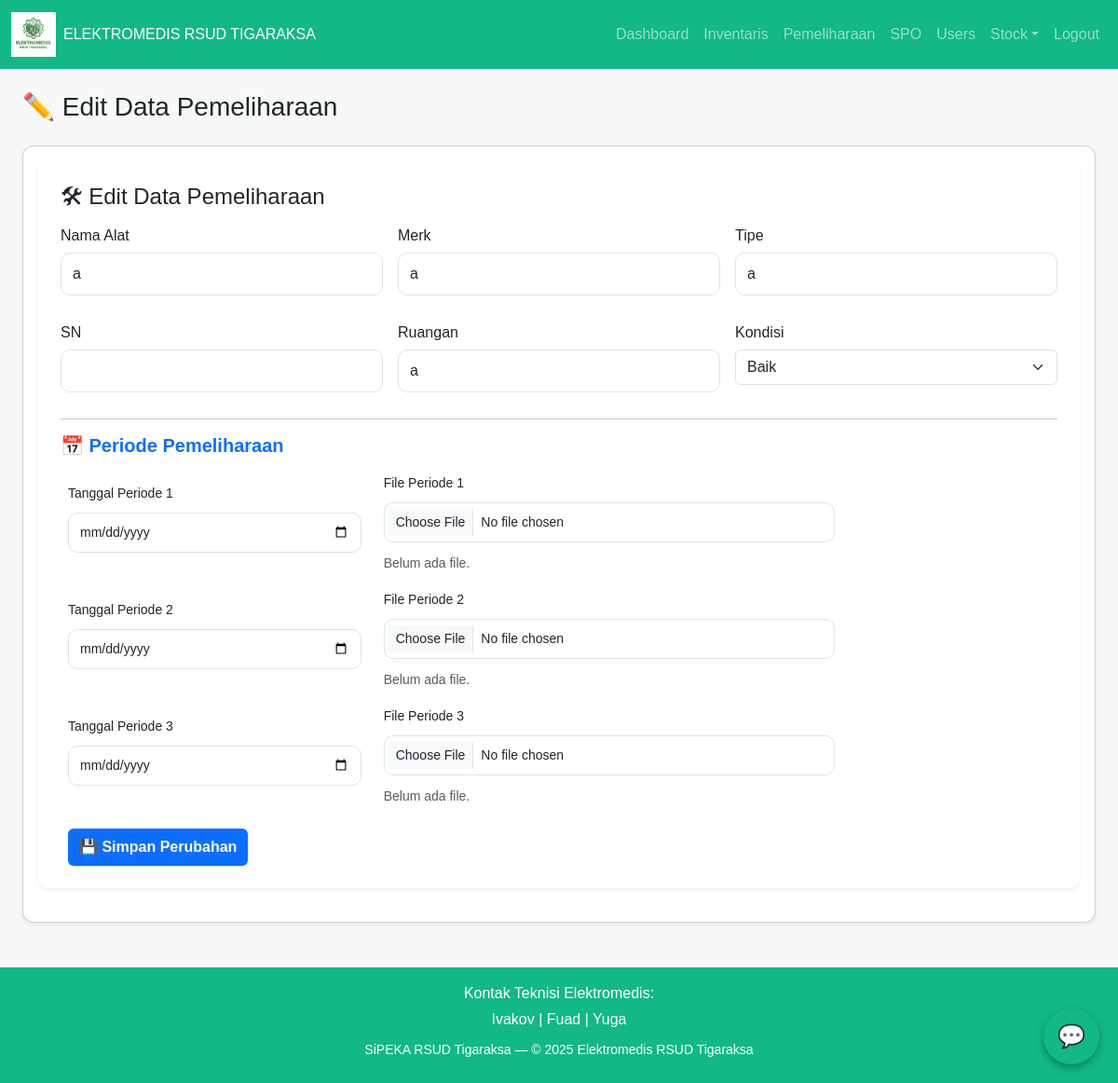
The app's page /admin/maintenance/10/edit (signed in) with its own data.
### tables this page shows
CREATE TABLE pemeliharaan(
            id INTEGER PRIMARY KEY AUTOINCREMENT,
            nama_alat TEXT,
            merk TEXT,
            tipe TEXT,
            sn TEXT,
            ruangan TEXT,
            tgl_pemeliharaan TEXT,
            kondisi TEXT,
            file_path TEXT
        , tgl_kalibrasi_ulang TEXT, file_periode1 TEXT, file_periode2 TEXT, file_periode3 TEXT, tgl_periode1 TEXT, tgl_periode2 TEXT, tgl_periode3 TEXT, tahun INTEGER);

### app.py (the view)
@app.get("/admin/maintenance/<int:mid>/edit")
def admin_maintenance_edit(mid):
    if not session.get("user") or session["user"]["role"] != "admin":
        return abort(403)
    with db() as conn:
        record = conn.execute("SELECT * FROM pemeliharaan WHERE id=?", (mid,)).fetchone()
    if not record:
        return abort(404)
    return render_template(
        "admin_maintenance_edit.html",
        record=record,
        BRAND=BRAND,
        user=session.get("user")
    )

### app.py (called while the page is built)
@app.context_processor
def inject_user():
    if 'user' in session:
        return {'user': session['user']}
    return {'user': None}

def db():
    conn = sqlite3.connect(DB_PATH)
    conn.row_factory = sqlite3.Row
    return conn

### templates/admin_maintenance_edit.html (shortened to what this page needs)
{% extends "base.html" %}
{% block content %}
<h3 class="mb-4">✏️ Edit Data Pemeliharaan</h3>
<div class="card p-3 mb-4 shadow-sm">
  <form method="POST" enctype="multipart/form-data" class="card p-4 shadow-sm border-0">
    <h4 class="mb-3">🛠 Edit Data Pemeliharaan</h4>
    <div class="row g-3">
      <div class="col-md-4">
        <label>Nama Alat</label>
        <input type="text" name="nama_alat" value="{{ record.nama_alat }}" class="form-control" required>
      </div>
      <div class="col-md-4">
        <label>Merk</label>
        <input type="text" name="merk" value="{{ record.merk }}" class="form-control">
      </div>
      <div class="col-md-4">
        <label>Tipe</label>
        <input type="text" name="tipe" value="{{ record.tipe }}" class="form-control">
      </div>
      <div class="col-md-4">
        <label>SN</label>
        <input type="text" name="sn" value="{{ record.sn }}" class="form-control">
      </div>
      <div class="col-md-4">
        <label>Ruangan</label>
        <input type="text" name="ruangan" value="{{ record.ruangan }}" class="form-control">
      </div>
      <div class="col-md-4">
        <label>Kondisi</label>
        <select name="kondisi" class="form-select">
          <option {{ 'selected' if record.kondisi == 'Baik' }}>Baik</option>
        </select>
      </div>
    </div>
<hr>
<h5 class="fw-semibold text-primary mb-3">📅 Periode Pemeliharaan</h5>
<div class="ps-2" style="max-width: 1000px;">
  {% for i in range(1,4) %}
  <div class="row align-items-center mb-3">
    <div class="col-md-4">
      <label class="form-label mb-1 small">Tanggal Periode {{ i }}</label>
      <input type="date" name="tgl_periode{{ i }}"
             value="{{ record['tgl_periode' ~ i] or '' }}"
             class="form-control form-control-sm">
    </div>
    <div class="col-md-6">
      <label class="form-label mb-1 small">File Periode {{ i }}</label>
      <input type="file" name="file_periode{{ i }}"
             class="form-control form-control-sm"
             accept=".pdf,.jpg,.png,.jpeg">
      {% if record['file_periode' ~ i] %}
        <div class="mt-1">
          📂 <a href="{{ url_for('static', filename=record['file_periode' ~ i]) }}"
                target="_blank"
                class="small text-success text-decoration-none">
            Lihat File Lama
          </a>
        </div>
      {% else %}
        <p class="small text-muted mb-0">Belum ada file.</p>
      {% endif %}
    </div>
  </div>
  {% endfor %}
  <div class="mt-4">
    <button type="submit" class="btn btn-primary">
      💾 Simpan Perubahan
    </button>
  </div>
</div>
  </form>
</div>
{% endblock %}

### static/css/style.css (style rules this page uses)
:root { --brand-primary: #2e7d32; --brand-secondary: #4caf50; --brand-dark: #0B5C49; }
body { background-color: #f6f9f8; font-family: Arial, sans-serif; }
.btn { padding: 8px 12px; border-radius: 6px; border: none; cursor: pointer; font-weight: 600; }
input[type=text],input[type=password],input[type=date],input[type=number], textarea,select,input[type=file] { width:100%; padding:10px 12px; border:1px solid #dbe6e1; border-radius:10px; margin-top:6px; margin-bottom:12px; }
.card { background: white; padding: 20px; margin-bottom: 20px; border-radius: 10px; box-shadow: 0 2px 8px rgba(0,0,0,0.05); }

### templates/base.html (style rules this page uses)
.card { border-radius: 12px; }
body { display: flex; flex-direction: column; min-height: 100vh; }

### records on screen
pemeliharaan: nama_alat "a", merk "a", tipe "a", ruangan "a"

### other values on screen
{{ i }} "1" "2" "3"
